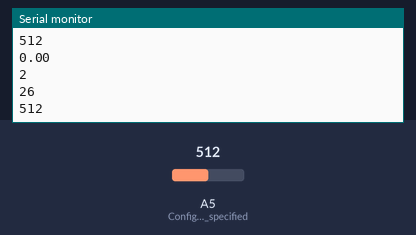
Recording of a sketch running on a simulated Arduino Uno, built with avr-gcc and run on an emulated ATmega328P. Shown: the last lines printed to the serial monitor. The test bench sets the inputs (shaded band); at power-on: A5 (Configures_the_specified) = 512.

Above: at 1.2 s.
1.3 s: A5 (Configures_the_specified) set to 716
At 2.0 s:
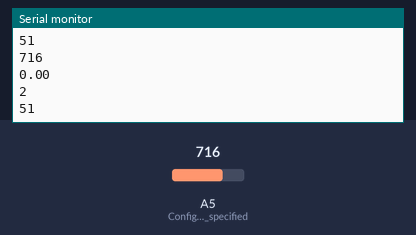
2.8 s: A5 (Configures_the_specified) set to 900
At 3.6 s:
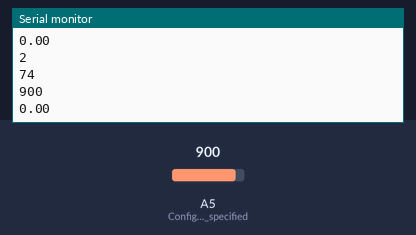
Timing chart, 0 to 5.8 s (numbered marks = the images above; inputs shaded):
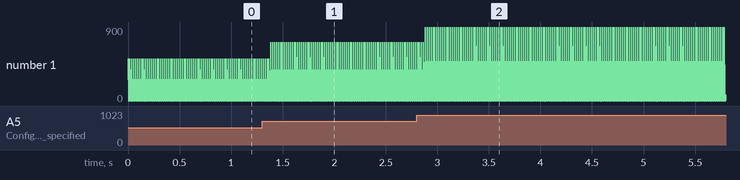

The sketch:

homework1.ino
```cpp
#include <math.h>

double array_ab[4][3]{
  {200.0,0.3321,- 54.596},
  {300.0,0.1125,-29.866},
  {900.0,0.1254,-37.924},
  {1023.0,1.3449,-1155.5},


};

int array_[200][2] = {
  { -10 , 0 },
{ 10 , -06 },
{ 20 , -45 },
{ 30 , -39 },
{ 40 , -35 },
{ 50 , -31 },
{ 60 , -28 },
{ 70 , -25 },
{ 80 , -23 },
{ 90 , -21 },
{ 100 , -19 },
{ 110 , -17 },
{ 120 , -15 },
{ 130 , -13 },
{ 140 , -12 },
{ 150 , -10 },
{ 160 , -9 },
{ 170 , -8 },
{ 180 , -6 },
{ 190 , -5 },
{ 230 , -1 },
{ 240 , 0 },
{ 250 , 1 },
{ 260 , 2 },
{ 270 , 3 },
{ 280 , 4 },
{ 290 , 5 },
{ 300 , 6 },
{ 310 , 6 },
{ 320 , 7 },
{ 330 , 8 },
{ 340 , 9 },
{ 350 , 10 },
{ 360 , 11 },
{ 370 , 12 },
{ 380 , 13 },
{ 390 , 14 },
{ 400 , 15 },
{ 410 , 16 },
{ 420 , 16 },
{ 430 , 17 },
{ 440 , 18 },
{ 450 , 19 },
{ 460 , 20 },
{ 470 , 21 },
{ 480 , 22 },
{ 490 , 23 },
{ 500 , 23 },
{ 510 , 24 },
{ 520 , 25 },
{ 530 , 26 },
{ 540 , 27 },
{ 550 , 28 },
{ 560 , 29 },
{ 570 , 30 },
{ 580 , 31 },
{ 590 , 32 },
{ 600 , 33 },
{ 610 , 34 },
{ 620 , 35 },
{ 630 , 36 },
{ 640 , 37 },
{ 650 , 38 },
{ 660 , 39 },
{ 670 , 40 },
{ 680 , 41 },
{ 690 , 42 },
{ 700 , 43 },
{ 710 , 44 },
{ 720 , 45 },
{ 730 , 47 },
{ 740 , 48 },
{ 750 , 49 },
{ 760 , 50 },
{ 770 , 52 },
{ 780 , 53 },
{ 790 , 55 },
{ 800 , 56 },
{ 810 , 58 },
{ 820 , 59 },
{ 830 , 61 },
{ 840 , 63 },
{ 850 , 65 },
{ 860 , 67 },
{ 870 , 69 },
{ 880 , 72 },
{ 890 , 74 },
{ 900 , 77 },
{ 910 , 80 },
{ 920 , 83 },
{ 930 , 86 },
{ 940 , 90 },
{ 950 , 95 },
{ 960 , 100 },
{ 970 , 106 },
{ 980 , 114 },
{ 990 , 124 }
};
double the_equation_we_got_from_exal_as_linearly(int ADC1){
  double T;


  if(1 <ADC1< 200)
  {
T = (0.3321* ADC1) - 54.596;}


  if( 200 <= ADC1 < 300)
  {
T = (01125 *ADC1) - 29.866;
  }

  if(300 <= ADC1 <900)
  {
T = (0.1254 * ADC1) - 37.924;
  }

  if(900 <= ADC1 <1023)
  {
T = (1.3449* ADC1) - 1155.5;
  }

  else
  {
  Serial.print("The values we got it is not accuracy");
  return T;}}
//I write in this code the hard method to get the Temperature and the easy method to get the Temperature
//*****************************************************************
//open serial port, sets rate to 9600 bps
void setup() {
Serial.begin(9600);
//pinMode(A5, INPUT);//Configures the specified pin to behave either as an input or an output
}

//***********************************************************************
// here to calcul the Temperature by hard method
double Temperature(int RawADC) {
 double Temp;
 Temp = log(10000.0*((1024.0/RawADC-1)));
Temp = 1 / (0.001129148 + (0.000234125 + (0.0000000876741 * Temp * Temp ))* Temp );
Temp = Temp - 273.15;
 return Temp;
}
//******************************************************************************
int calucte(int ACD2)
{
 int i = 0;
 while(array_[i][0] < ACD2)
 {
  i++;
 }
 return(array_[i][1]);
}
double method_to_get_temp(int ADC_vale, double  A, double B){

double  temp;
 temp=A*ADC_vale+B;
 return(temp);

  }
//*********************************************************************
// method to display the result  on serial monitor
void loop() {
  int ADC;
  int c= 0;
int i = 0;
bool  IsLightOn = true;
ADC = analogRead(A5);
   // Serial.println(" The ADC value is : ");
    Serial.println(ADC);
    //Serial.println("The Temperature value is : ");

Serial.println(the_equation_we_got_from_exal_as_linearly(ADC));
  while((i<=4) && ( IsLightOn))
  {
    i++;
    if(ADC<=  array_ab[i][0])
    {
      IsLightOn = false;
      Serial.println(i);
    }
  }
  Serial.println(int (method_to_get_temp(ADC, array_ab[i][1],array_ab[i][2])));
  c++;

   }
```

Measured:
- after the input at 1.3 s, the serial monitor: prints a new line after 0.09 s (image 1)
- after the input at 2.8 s, the serial monitor: prints a new line after 0.08 s (image 2)
- plotted number 1: 0 → 900 after the input at 2.8 s
